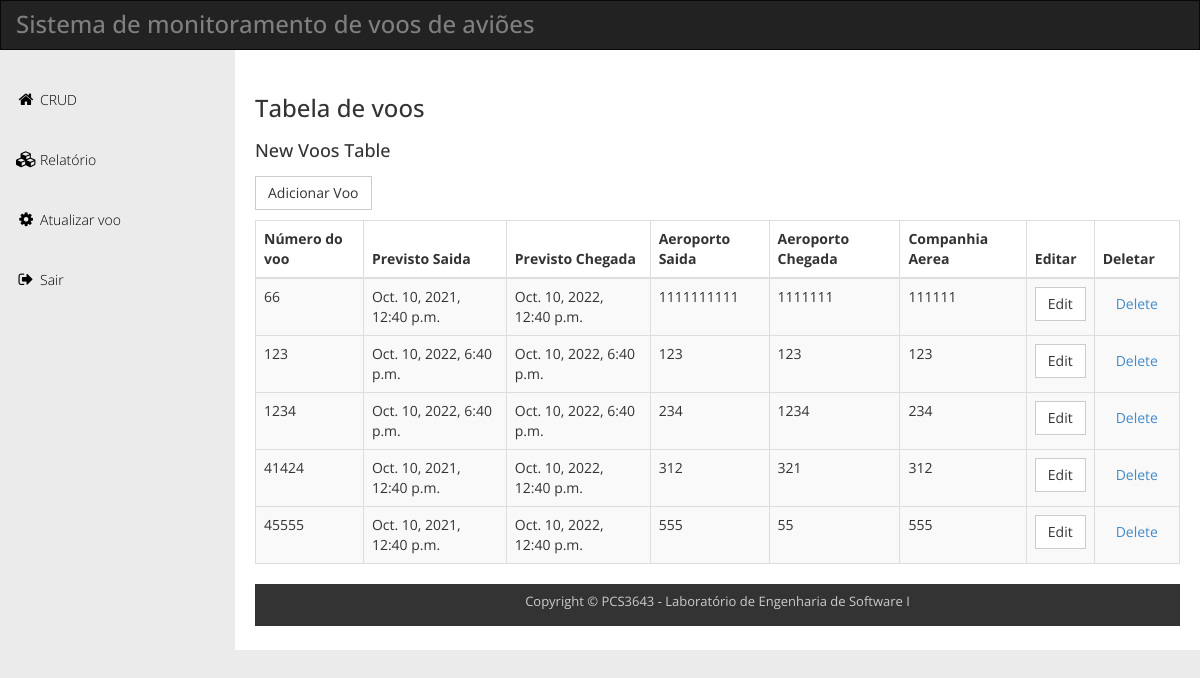
The app's page /crud with its own data.
### book/models.py (models this page shows)
class Voo(models.Model):
    ID = models.IntegerField(primary_key=True)
    DH_PREVISTO_SAIDA = models.DateTimeField(auto_now=False)
    DH_PREVISTO_CHEGADA = models.DateTimeField(auto_now=False)
    ID_VOO = models.CharField(max_length=12, null=False)
    NM_AEROPORTO_SAIDA = models.CharField(max_length=50, null=False)
    NM_AEROPORTO_CHEGADA = models.CharField(max_length=50, null=False)
    NM_COMPANHIA_AEREA = models.CharField(max_length=50, null=False)
    class Meta:
        db_table = 'Voo'

### book/views.py (the view)
# urls.py: path('crud', views.crud, name='crud'),
def crud(request):
    voo = list(Voo.objects.values())
    template = loader.get_template("CRUDPage.html")
    context = {'voo': voo}
    return HttpResponse(template.render(context, request))

### template/CRUDPage.html (shortened to what this page needs)
{% load static %}
<!DOCTYPE html>
<html lang="en">
<head>
    <link rel="stylesheet" href="{% static 'css/bootstrap.min.css' %}">
    <link rel="stylesheet" href="{% static 'css/templatemo_main.css' %}">
</head>
<body>
    <div id="main-wrapper">
        <div class="navbar navbar-inverse" role="navigation">
          <div class="navbar-header">
            <div class="logo"><h1>Sistema de monitoramento de voos de aviões</h1></div>
          </div>
        </div>
        <div class="template-page-wrapper">
          <div class="navbar-collapse collapse templatemo-sidebar">
            <ul class="templatemo-sidebar-menu">
              <li><a href="crud"><i class="fa fa-home"></i>CRUD</a></li>
              <li><a href="relatorio"><i class="fa fa-cubes"></i>Relatório</a></li>
              <li><a href="atualizarvoo"><i class="fa fa-cog"></i>Atualizar voo</a></li>
              <li><a href="login"><i class="fa fa-sign-out"></i>Sair</a></li>
            </ul>
          </div>
          <div class="templatemo-content-wrapper">
            <div class="templatemo-content">
              <h1>Tabela de voos</h1>
              <div class="row">
                <div class="col-md-12">
                  <div class="table-responsive">
                    <h4 class="margin-bottom-15">New Voos Table</h4>
                    <h4><td><a href="formPage" class="btn btn-default">Adicionar Voo</a></td></h4>
                    <table class="table table-striped table-hover table-bordered">
                      <thead>
                        <tr>
                          <th>Número do voo</th>
                          <th>Previsto Saida</th>
                          <th>Previsto Chegada</th>
                          <th>Aeroporto Saida</th>
                          <th>Aeroporto Chegada</th>
                          <th>Companhia Aerea</th>
                          <th>Editar</th>
                          <th>Deletar</th>
                        </tr>
                      </thead>
                      <tbody>
                        <ol>
                          {% for v in voo %}
                          <tr>
                            <td>{{v.ID}}</td>
                            <td>{{v.DH_PREVISTO_SAIDA}}</td>
                            <td>{{v.DH_PREVISTO_CHEGADA}}</td>
                            <td>{{v.NM_AEROPORTO_SAIDA}}</td>
                            <td>{{v.NM_AEROPORTO_CHEGADA}}</td>
                            <td>{{v.NM_COMPANHIA_AEREA}}</td>
                            <td><a href="{% url 'update_voo' v.ID %}" class="btn btn-default">Edit</a></td>
                            <td><a href="{% url 'delete_voo' v.ID %}" class="btn btn-link">Delete</a></td>
                          </tr>
                          <tr>
                          {% endfor %}
                          </ol>
                      </tbody>
                    </table>
                  </div>
          <footer class="templatemo-footer">
            <div class="templatemo-copyright">
              <p>Copyright &copy; PCS3643 - Laboratório de Engenharia de Software I </p>
            </div>
          </footer>
        </div>
    </div>
</body>
</html>

### static/css/templatemo_main.css (style rules this page uses)
* { font-family: 'Open Sans', sans-serif; }
body { background-color: rgb(235, 235, 235); }
h1 { font-size: 24px; }
.logo { display: inline-block; }
.logo h1 { font-size: 24px; margin: 10px 15px; }
.templatemo-content-wrapper { float: left; width: 100%; }
.templatemo-content { margin-left: 235px; margin-top: 0px; min-height: 600px; padding: 25px 20px 0 20px; background-color: white; overflow-x: hidden; }
.templatemo-footer { clear: both; font-size: 13px; padding: 8px 0 5px 0; text-align: center; color: #ccc; background-color: #333; }
.margin-bottom-15 { margin-bottom: 15px; }
.navbar { margin-bottom: 0; border-radius: 0; }
.navbar-header { color: rgb(127, 127, 127); }
.templatemo-sidebar { padding: 0; margin-top: 20px; }
.templatemo-sidebar .templatemo-sidebar-menu { list-style: none; margin: 0; padding: 0; }
.templatemo-sidebar .templatemo-sidebar-menu>li { display: block; margin: 0; padding: 0; border: 0px; }
.templatemo-sidebar .templatemo-sidebar-menu>li>a { display: block; position: relative; margin: 0; border: 0px; padding: 20px 15px; text-decoration: none; font-size: 14px; font-weight: 300; }
.templatemo-sidebar-menu a { color: black; }
.templatemo-sidebar .templatemo-sidebar-menu>li>a>i { font-size: 16px; top: 2px; margin-top: 1px; margin-left: 1px; margin-right: 4px; display: inline-block; width: 1.25em; text-align: center; }
.nav-pills>li>a, .nav-tabs>li>a, .alert, .progress, .panel, .btn, .panel-group .panel, .form-control, .modal-content, .breadcrumb { border-radius: 0; }
@media screen and (min-width: 992px) { .templatemo-sidebar { width: 235px; float: left; position: relative; margin-right: -100%; } }

### records on screen
Voo: ID "66", DH_PREVISTO_SAIDA "Oct. 10, 2021, 12:40 p.m.", DH_PREVISTO_CHEGADA "Oct. 10, 2022, 12:40 p.m.", NM_AEROPORTO_SAIDA "1111111111", NM_AEROPORTO_CHEGADA "1111111", NM_COMPANHIA_AEREA "111111"
Voo: ID "123", DH_PREVISTO_SAIDA "Oct. 10, 2022, 6:40 p.m.", DH_PREVISTO_CHEGADA "Oct. 10, 2022, 6:40 p.m.", NM_AEROPORTO_SAIDA "123", NM_AEROPORTO_CHEGADA "123", NM_COMPANHIA_AEREA "123"
Voo: ID "1234", DH_PREVISTO_SAIDA "Oct. 10, 2022, 6:40 p.m.", DH_PREVISTO_CHEGADA "Oct. 10, 2022, 6:40 p.m.", NM_AEROPORTO_SAIDA "234", NM_AEROPORTO_CHEGADA "1234", NM_COMPANHIA_AEREA "234"
Voo: ID "41424", DH_PREVISTO_SAIDA "Oct. 10, 2021, 12:40 p.m.", DH_PREVISTO_CHEGADA "Oct. 10, 2022, 12:40 p.m.", NM_AEROPORTO_SAIDA "312", NM_AEROPORTO_CHEGADA "321", NM_COMPANHIA_AEREA "312"
Voo: ID "45555", DH_PREVISTO_SAIDA "Oct. 10, 2021, 12:40 p.m.", DH_PREVISTO_CHEGADA "Oct. 10, 2022, 12:40 p.m.", NM_AEROPORTO_SAIDA "555", NM_AEROPORTO_CHEGADA "55", NM_COMPANHIA_AEREA "555"
